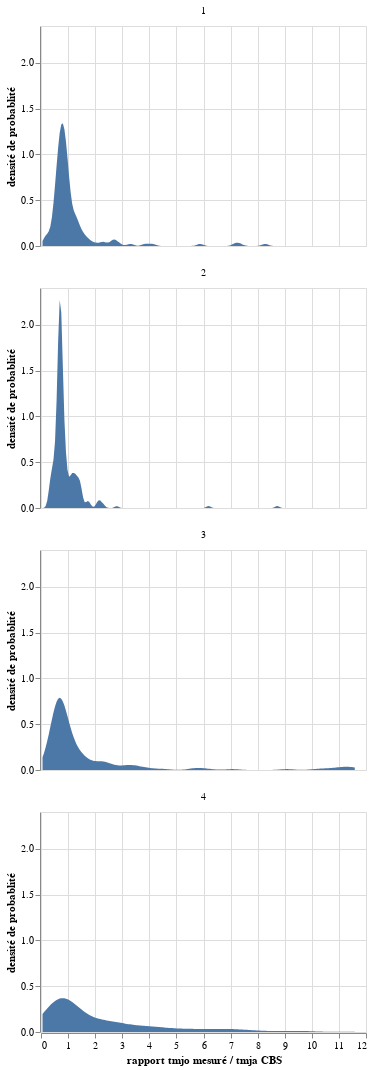

This figure's notebook cell:
### Code cell
chartDensiteProbabiliteEcart

### Figure 1 — Vega-Lite specification as saved in the notebook (floating-point values rounded to 4 significant figures; data arrays with more than 128 entries replaced by an {"elided": "..."} marker saying what was removed)
{"config": {"view": {"continuousWidth": 400, "continuousHeight": 300}}, "data": {"name": "data-6c149f033f5f170c545f05b511a46946"}, "mark": "area", "encoding": {"facet": {"type": "nominal", "columns": 1, "field": "cat_rhv_simple", "title": null}, "x": {"type": "quantitative", "field": "ecart_cpt", "title": "rapport tmjo mesuré / tmja CBS"}, "y": {"type": "quantitative", "field": "density", "title": "densité de probablité"}}, "height": 220, "transform": [{"density": "ecart_cpt", "groupby": ["cat_rhv_simple"], "as": ["ecart_cpt", "density"]}], "width": 325, "$schema": "https://vega.github.io/schema/vega-lite/v4.8.1.json", "datasets": {"data-6c149f033f5f170c545f05b511a46946": {"elided": "879 records"}}}
